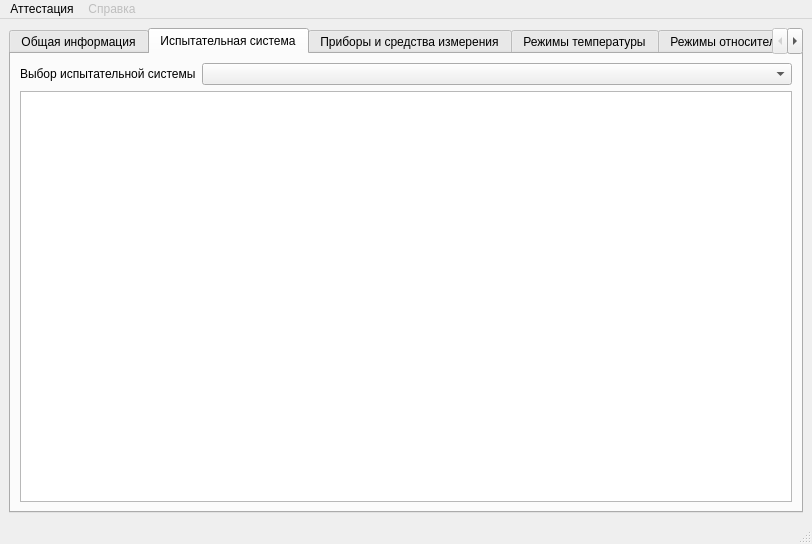
<?xml version="1.0" encoding="UTF-8"?>
<ui version="4.0">
 <class>MainWindow</class>
 <widget class="QMainWindow" name="MainWindow">
  <property name="geometry">
   <rect>
    <x>0</x>
    <y>0</y>
    <width>812</width>
    <height>544</height>
   </rect>
  </property>
  <property name="minimumSize">
   <size>
    <width>812</width>
    <height>544</height>
   </size>
  </property>
  <property name="windowTitle">
   <string>EasyTest 2</string>
  </property>
  <property name="unifiedTitleAndToolBarOnMac">
   <bool>false</bool>
  </property>
  <widget class="QWidget" name="centralwidget">
   <property name="autoFillBackground">
    <bool>false</bool>
   </property>
   <layout class="QVBoxLayout" name="verticalLayout">
    <item>
     <widget class="QTabWidget" name="tabWidget">
      <property name="enabled">
       <bool>true</bool>
      </property>
      <property name="currentIndex">
       <number>1</number>
      </property>
      <widget class="QWidget" name="tab">
       <attribute name="title">
        <string>Общая информация</string>
       </attribute>
       <layout class="QVBoxLayout" name="verticalLayout_3">
        <item>
         <layout class="QFormLayout" name="formLayout">
          <item row="0" column="0">
           <widget class="QLabel" name="specialist_lbl">
            <property name="text">
             <string>Специалист</string>
            </property>
           </widget>
          </item>
          <item row="0" column="1">
           <widget class="QLineEdit" name="specialist"/>
          </item>
          <item row="1" column="0">
           <widget class="QLabel" name="test_start_date_lbl">
            <property name="text">
             <string>Дата начала аттестации</string>
            </property>
           </widget>
          </item>
          <item row="1" column="1">
           <widget class="QDateEdit" name="test_start_date"/>
          </item>
          <item row="2" column="0">
           <widget class="QLabel" name="test_end_date_lbl">
            <property name="text">
             <string>Дата окончания аттестации</string>
            </property>
           </widget>
          </item>
          <item row="2" column="1">
           <widget class="QDateEdit" name="test_end_date"/>
          </item>
         </layout>
        </item>
       </layout>
      </widget>
      <widget class="QWidget" name="tab_3">
       <attribute name="title">
        <string>Испытательная система</string>
       </attribute>
       <layout class="QVBoxLayout" name="verticalLayout_2">
        <item>
         <layout class="QFormLayout" name="formLayout_2">
          <item row="0" column="0">
           <widget class="QLabel" name="system_select_lbl">
            <property name="text">
             <string>Выбор испытательной системы</string>
            </property>
           </widget>
          </item>
          <item row="0" column="1">
           <widget class="QComboBox" name="system_select">
            <property name="maxVisibleItems">
             <number>30</number>
            </property>
           </widget>
          </item>
         </layout>
        </item>
        <item>
         <widget class="QListWidget" name="system_info"/>
        </item>
       </layout>
      </widget>
      <widget class="QWidget" name="tab_2">
       <attribute name="title">
        <string>Приборы и средства измерения</string>
       </attribute>
       <layout class="QVBoxLayout" name="verticalLayout_4">
        <item>
         <widget class="QListWidget" name="tools_available"/>
        </item>
        <item>
         <widget class="QListWidget" name="tools_selected"/>
        </item>
       </layout>
      </widget>
      <widget class="QWidget" name="tab_4">
       <attribute name="title">
        <string>Режимы температуры</string>
       </attribute>
       <layout class="QVBoxLayout" name="verticalLayout_5">
        <item>
         <widget class="QListWidget" name="tmodes_list"/>
        </item>
        <item>
         <widget class="QPushButton" name="btn_add_tmode">
          <property name="minimumSize">
           <size>
            <width>0</width>
            <height>40</height>
           </size>
          </property>
          <property name="text">
           <string>Добавить режим температуры</string>
          </property>
         </widget>
        </item>
       </layout>
      </widget>
      <widget class="QWidget" name="tab_5">
       <attribute name="title">
        <string>Режимы относительной влажности</string>
       </attribute>
       <layout class="QVBoxLayout" name="verticalLayout_6">
        <item>
         <widget class="QListWidget" name="hmodes_list"/>
        </item>
        <item>
         <widget class="QPushButton" name="btn_add_hmode">
          <property name="minimumSize">
           <size>
            <width>0</width>
            <height>40</height>
           </size>
          </property>
          <property name="text">
           <string>Добавить режим относительной влажности</string>
          </property>
         </widget>
        </item>
       </layout>
      </widget>
     </widget>
    </item>
   </layout>
  </widget>
  <widget class="QMenuBar" name="menubar">
   <property name="geometry">
    <rect>
     <x>0</x>
     <y>0</y>
     <width>812</width>
     <height>21</height>
    </rect>
   </property>
   <widget class="QMenu" name="menu">
    <property name="title">
     <string>Аттестация</string>
    </property>
    <addaction name="new_test"/>
    <addaction name="open_test"/>
    <addaction name="separator"/>
    <addaction name="save"/>
    <addaction name="save_as"/>
    <addaction name="settings"/>
    <addaction name="separator"/>
    <addaction name="create_report"/>
    <addaction name="separator"/>
    <addaction name="exit"/>
    <addaction name="separator"/>
   </widget>
   <widget class="QMenu" name="menu_2">
    <property name="enabled">
     <bool>false</bool>
    </property>
    <property name="title">
     <string>Справка</string>
    </property>
    <addaction name="about"/>
    <addaction name="separator"/>
    <addaction name="help"/>
   </widget>
   <addaction name="menu"/>
   <addaction name="menu_2"/>
  </widget>
  <widget class="QStatusBar" name="statusbar"/>
  <action name="new_test">
   <property name="text">
    <string>Новая аттестация</string>
   </property>
   <property name="statusTip">
    <string>Создать новый файл аттестации</string>
   </property>
  </action>
  <action name="open_test">
   <property name="text">
    <string>Открыть</string>
   </property>
   <property name="statusTip">
    <string>Открыть существующий файл аттестации</string>
   </property>
  </action>
  <action name="action_3">
   <property name="text">
    <string>Сохранить</string>
   </property>
  </action>
  <action name="action_4">
   <property name="text">
    <string>Сохранить как</string>
   </property>
  </action>
  <action name="save">
   <property name="enabled">
    <bool>false</bool>
   </property>
   <property name="text">
    <string>Сохранить</string>
   </property>
   <property name="statusTip">
    <string>Сохранить изменения текущего файла</string>
   </property>
  </action>
  <action name="save_as">
   <property name="enabled">
    <bool>false</bool>
   </property>
   <property name="text">
    <string>Сохранить как</string>
   </property>
   <property name="statusTip">
    <string>Сохранить текущий файл под новым именем</string>
   </property>
  </action>
  <action name="action_9">
   <property name="text">
    <string>Выход</string>
   </property>
  </action>
  <action name="about">
   <property name="enabled">
    <bool>false</bool>
   </property>
   <property name="text">
    <string>О программе</string>
   </property>
   <property name="statusTip">
    <string>Информация о программе</string>
   </property>
  </action>
  <action name="action_11">
   <property name="text">
    <string>Справка</string>
   </property>
  </action>
  <action name="help">
   <property name="enabled">
    <bool>false</bool>
   </property>
   <property name="text">
    <string>Справка</string>
   </property>
   <property name="statusTip">
    <string>Справочная информация для пользователей</string>
   </property>
  </action>
  <action name="settings">
   <property name="enabled">
    <bool>false</bool>
   </property>
   <property name="text">
    <string>Настройки</string>
   </property>
   <property name="statusTip">
    <string>Настройки программы</string>
   </property>
  </action>
  <action name="exit">
   <property name="text">
    <string>Выход</string>
   </property>
   <property name="statusTip">
    <string>Выход из программы</string>
   </property>
  </action>
  <action name="action">
   <property name="text">
    <string>Расчитать результаты</string>
   </property>
  </action>
  <action name="calculate">
   <property name="enabled">
    <bool>false</bool>
   </property>
   <property name="text">
    <string>Рассчитать результаты</string>
   </property>
   <property name="statusTip">
    <string>Произвести расчёт результатов аттестации на основе предоставленной информации</string>
   </property>
  </action>
  <action name="create_report">
   <property name="enabled">
    <bool>false</bool>
   </property>
   <property name="text">
    <string>Сформировать протокол</string>
   </property>
   <property name="statusTip">
    <string>Сформировать протокол (в протокол будут включены те режимы для которых был произведён успешный расчёт)</string>
   </property>
  </action>
 </widget>
 <resources/>
 <connections/>
</ui>
